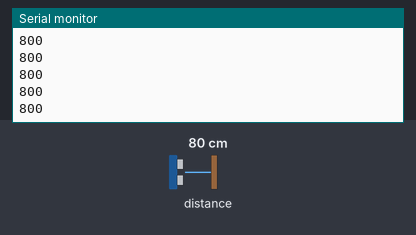
Simulated run of this sketch. Board: Arduino Uno, built with avr-gcc and run on an emulated ATmega328P. Parts: the last lines printed to the serial monitor. The inputs (shaded band) are chosen by the test bench; at power-on: distance to the obstacle 80 cm.

Above: at 1.2 s.
1.3 s: distance to the obstacle set to 250 cm
At 1.49 s:
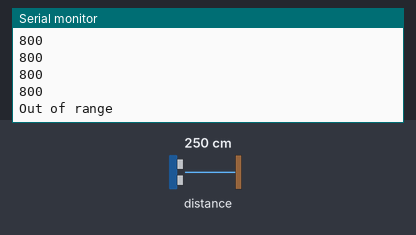
3.3 s: distance to the obstacle set to 2 cm
At 3.35 s:
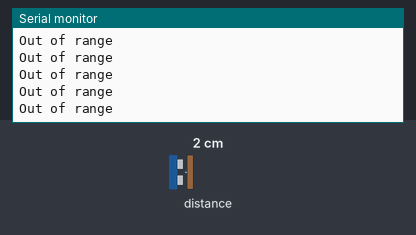

The sketch:

Distance.ino
```cpp
#include <Wire.h>
#include <Adafruit_VL53L0X.h>


Adafruit_VL53L0X lox = Adafruit_VL53L0X();

void setup() {
  // Initial setup
  Serial.begin(115200);
  while (!Serial) {
    delay(1); // wait for connection
  }

  Serial.println("VL53L0X Test");

  //Sensor Initialization
  if (!lox.begin()) {
    Serial.println("Failed to boot VL53L0X");
    while (1);
  }
  Serial.println("VL53L0X booted");
}

void loop() {
  VL53L0X_RangingMeasurementData_t measure;

  // Read the Value
  lox.rangingTest(&measure, false); // false: not using the long distance function

  if (measure.RangeStatus != 4) {  // 4 = measurement fail
    Serial.println(measure.RangeMilliMeter);
  } else {
    Serial.println("Out of range");
  }

  delay(100); // reduce reading frequency
}
```

Measured:
- after the input at 1.3 s, the serial monitor: prints a new line after 0.07 s (image 1)
